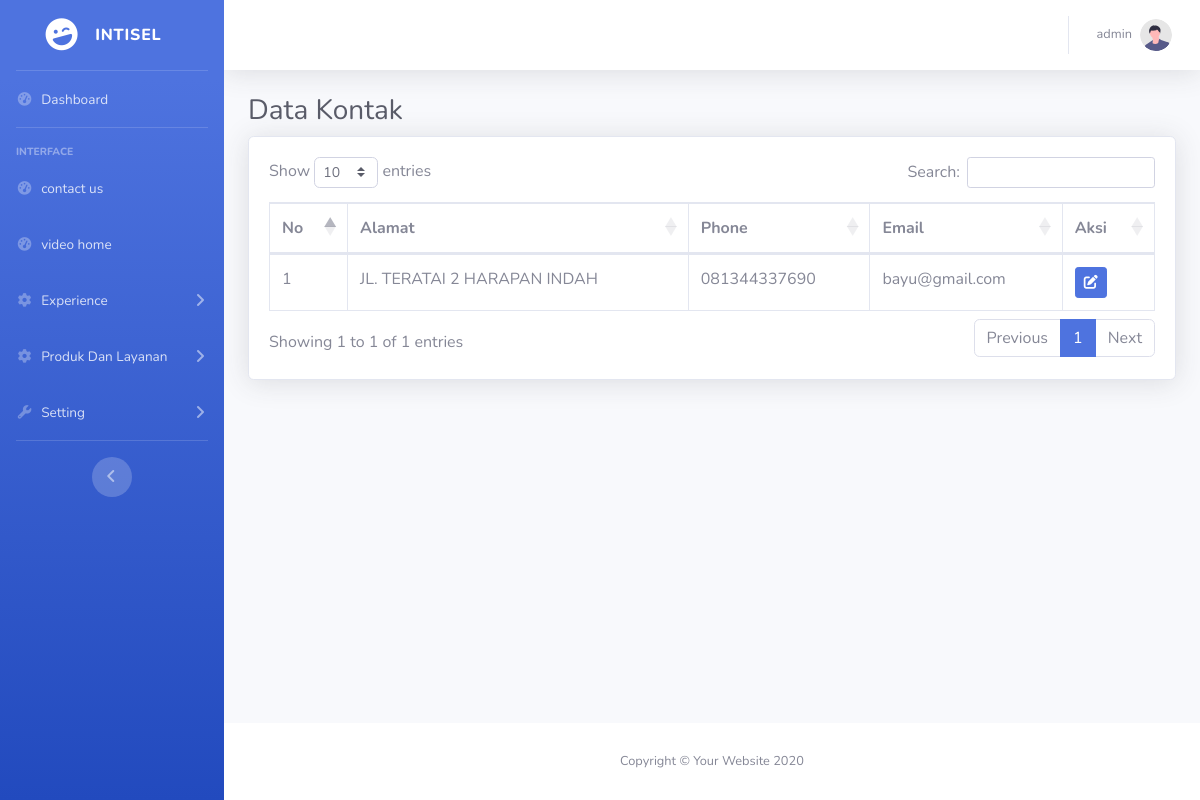
The app's page /adminism/kontak.php (signed in) with its own data.
### tables this page shows
CREATE TABLE `contact_us` (
  `id` int(11) NOT NULL,
  `alamat` varchar(255) NOT NULL,
  `phone` varchar(20) NOT NULL,
  `email` varchar(255) NOT NULL,
  `created_at` timestamp NOT NULL DEFAULT CURRENT_TIMESTAMP
);

### adminism/kontak.php (the view, shortened to what this page needs)
<?php
include 'config/config.php';
?>
<!DOCTYPE html>
<html lang="en">
<head>
    <link href="vendor/fontawesome-free/css/all.min.css" rel="stylesheet" type="text/css">
    <link href="css/sb-admin-2.min.css" rel="stylesheet">
    <link href="vendor/datatables/dataTables.bootstrap4.min.css" rel="stylesheet">
</head>
<body id="page-top">
    <div id="wrapper">
        <ul class="navbar-nav bg-gradient-primary sidebar sidebar-dark accordion" id="accordionSidebar">
            <a class="sidebar-brand d-flex align-items-center justify-content-center" href="index.php">
                <div class="sidebar-brand-icon rotate-n-15">
                    <i class="fas fa-laugh-wink"></i>
                </div>
                <div class="sidebar-brand-text mx-3">Intisel</div>
            </a>
            <hr class="sidebar-divider my-0">
            <li class="nav-item">
                <a class="nav-link" href="index.php">
                    <i class="fas fa-fw fa-tachometer-alt"></i>
                    <span>Dashboard</span></a>
            </li>
            <hr class="sidebar-divider">
            <div class="sidebar-heading">
                Interface
            </div>
            <li class="nav-item">
                <a class="nav-link" href="kontak.php">
                    <i class="fas fa-fw fa-tachometer-alt"></i>
                    <span>contact us</span></a>
            </li>
            <li class="nav-item">
                <a class="nav-link" href="video.php">
                    <i class="fas fa-fw fa-tachometer-alt"></i>
                    <span>video home</span></a>
            </li>
            <li class="nav-item">
                <a class="nav-link collapsed" href="#" data-toggle="collapse" data-target="#collapseTwo"
                    aria-expanded="true" aria-controls="collapseTwo">
                    <i class="fas fa-fw fa-cog"></i>
                    <span>Experience</span>
                </a>
            </li>
            <li class="nav-item">
                <a class="nav-link collapsed" href="#" data-toggle="collapse" data-target="#collapseTwox"
                    aria-expanded="true" aria-controls="collapseTwo">
                    <i class="fas fa-fw fa-cog"></i>
                    <span>Produk Dan Layanan</span>
                </a>
            </li>
            <li class="nav-item">
                <a class="nav-link collapsed" href="#" data-toggle="collapse" data-target="#collapseUtilities"
                    aria-expanded="true" aria-controls="collapseUtilities">
                    <i class="fas fa-fw fa-wrench"></i>
                    <span>Setting</span>
                </a>
            </li>
            <hr class="sidebar-divider d-none d-md-block">
            <div class="text-center d-none d-md-inline">
                <button class="rounded-circle border-0" id="sidebarToggle"></button>
            </div>
        </ul>
        <div id="content-wrapper" class="d-flex flex-column">
            <div id="content">
                <nav class="navbar navbar-expand navbar-light bg-white topbar mb-4 static-top shadow">
                    <ul class="navbar-nav ml-auto">
                        <li class="nav-item dropdown no-arrow">
                            <a class="nav-link dropdown-toggle" href="#" id="userDropdown" role="button"
                                data-toggle="dropdown" aria-haspopup="true" aria-expanded="false">
                                <span class="mr-2 d-none d-lg-inline text-gray-600 small"><?= $_SESSION['username'] ?></span>
                                <img class="img-profile rounded-circle" src="img/undraw_profile.svg">
                            </a>
                        </li>
                    </ul>
                </nav>
                <div class="container-fluid">
                    <h1 class="h3 mb-2 text-gray-800">Data Kontak</h1>
                    <div class="card shadow mb-4">
                        <div class="card-body">
                            <div class="table-responsive">
                                <table class="table table-bordered" id="dataTable" width="100%" cellspacing="0">
                                    <thead>
                                        <tr>
                                            <th>No</th>
                                            <th>Alamat</th>
                                            <th>Phone</th>
                                            <th>Email</th>
                                            <th>Aksi</th>
                                        </tr>
                                    </thead>
                                    <tbody>
                                        <?php
                                        $sql = "SELECT * FROM contact_us";
                                        $result = $conn->query($sql);
                                        if ($result->num_rows > 0) {
                                            $no = 1;
                                            while ($row = $result->fetch_assoc()) {
                                                echo "<tr>";
                                                echo "<td>" . $no++ . "</td>";
                                                echo "<td>" . htmlspecialchars($row['alamat']) . "</td>";
                                                echo "<td>" . htmlspecialchars($row['phone']) . "</td>";
                                                echo "<td>" . htmlspecialchars($row['email']) . "</td>";
                                                echo "<td>";
                                                echo "<button class='btn btn-sm btn-primary btn-edit'
                                                         data-id='" . $row['id'] . "'
                                                         data-alamat='" . htmlspecialchars($row['alamat']) . "'
                                                         data-phone='" . htmlspecialchars($row['phone']) . "'
                                                         data-email='" . htmlspecialchars($row['email']) . "'
                                                         title='Edit'><i class='fas fa-edit'></i></button>";
                                                echo "</td>";
                                                echo "</tr>";
                                            }
                                        } else {
                                            echo "<tr><td colspan='5' class='text-center'>Tidak ada data</td></tr>";
                                        }
                                        ?>
                                    </tbody>
                                </table>
                            </div>
                        </div>
                    </div>
                </div>
            </div>
            <footer class="sticky-footer bg-white">
                <div class="container my-auto">
                    <div class="copyright text-center my-auto">
                        <span>Copyright &copy; Your Website 2020</span>
                    </div>
                </div>
            </footer>
        </div>
    </div>
</body>
</html>

### records on screen
contact_us: alamat "JL. TERATAI 2 HARAPAN INDAH", phone "081344337690", email "bayu@gmail.com"

### other values on screen
$_SESSION['username'] "admin"
